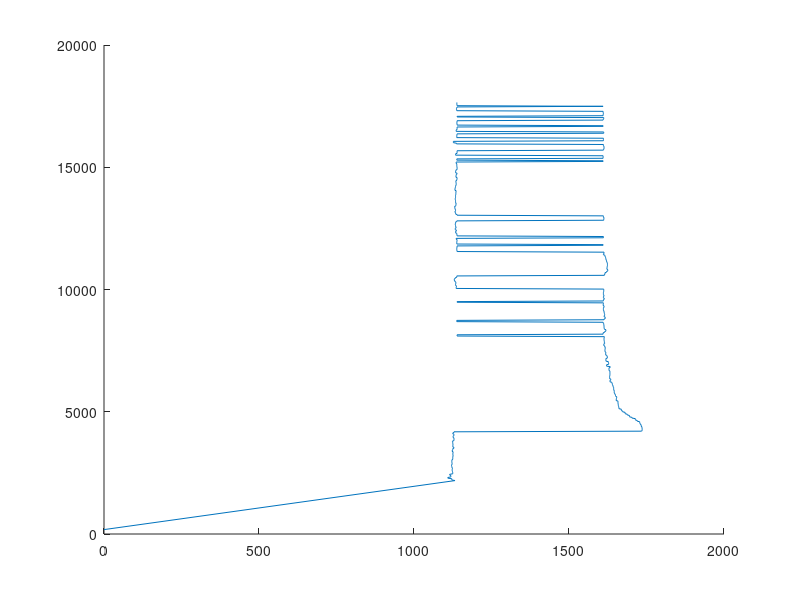

This chart was generated by the following MATLAB code: (Note: this script raises an error after producing the figure.)
close all;
clear all;
clc;

Data1 = csvread('gain3Test2.csv');
%Data2 = csvread('zigzag1600and1070.3.csv');
%Data3 = csvread('test1650.csv');

Step1(:,2) = Data1(:,1)+180;    %angle
%for(
%if(Step1(:,2)>360) {Step1(:,2) = Step1(:,2) - 180;}
Step1(:,1) = Data1(:,4);    %time
%Step2(:,2) = Data2(:,1);
%Step2(:,1) = Data2(:,4);
%Step3(:,2) = Data3(:,1);
%Step3(:,1) = Data3(:,4);

hold;
P1 = plot(Step1(:,1),Step1(:,2));
%P2 = plot(Step2(:,1),Step2(:,2));
%P3 = plot(Step3(:,1),Step3(:,2));

set( P1, 'color', '[1 0 0]', 'LineWidth', 2 );
%set( P2, 'color', '[0 .5 0]', 'LineWidth', 2 );
%set( P3, 'color', '[0 0 1]', 'LineWidth', 2 );

title('Step response with and without control')
xlabel('Time [s]')
ylabel('Velocity [m \cdot s^{-1}]')
% xlim([3 7]);
legend('Voltage step', 'P control','P control with Feed forward','Location', 'southeast' )
grid on
set(gca,'GridLineStyle',':', 'GridColor', 'k', 'GridAlpha', .6)
